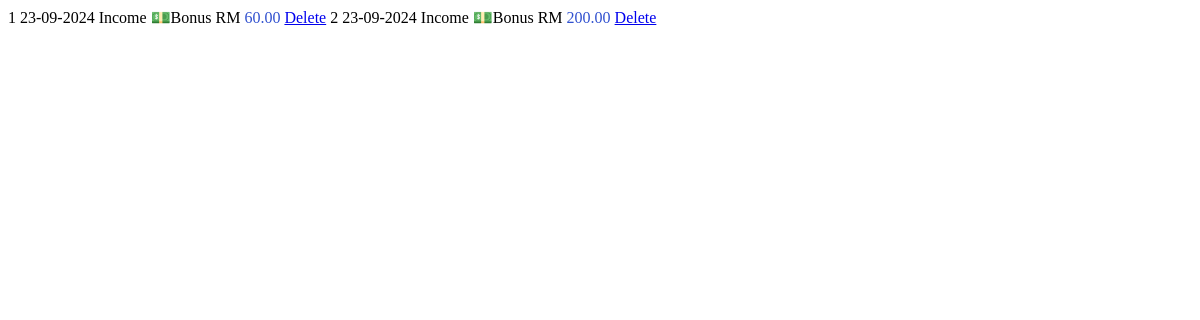
The page /this_month_table on the database as committed earlier.
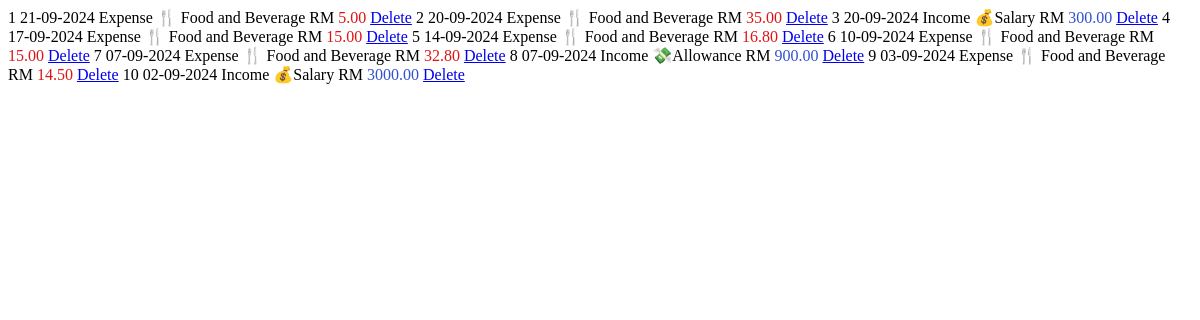
The same page on the database as committed later.
### application/models.py (models this page shows, shortened)
class add_incomes(db.Model):
    id = db.Column(db.Integer, primary_key=True)
    amount = db.Column(db.Double, nullable=False)
    category = db.Column(db.String(30),nullable=False)
    date = db.Column(db.DateTime, nullable=False)
    type = db.Column(db.String(10), nullable=False, default= 'Income')
    nota = db.Column(db.String(15))

class add_expenses(db.Model):
    id = db.Column(db.Integer, primary_key=True)
    amount = db.Column(db.Double, nullable=False)
    category = db.Column(db.String(30),nullable=False)
    date = db.Column(db.DateTime, nullable=False)
    type = db.Column(db.String(10), nullable=False, default= 'Expense')
    nota = db.Column(db.String(15))

### application/routes.py (the view)
@app.route('/this_month_table')
def this_month_table():
    current_year = datetime.now().year
    current_month = datetime.now().month
    current_year_month = f'{current_year}-{current_month:02d}'
    expenses = add_expenses.query.filter(func.strftime('%Y-%m', add_expenses.date) == current_year_month).all()
    incomes = add_incomes.query.filter(func.strftime('%Y-%m', add_incomes.date) == current_year_month).all()
    entries = combine_table(expenses,incomes)
    return render_template('default_table.html', entries=entries)

### application/routes.py (called while the page is built)
def combine_table(expenses,incomes):
    entries = []
    for expense in expenses:
        entries.append({
            'id': expense.id,
            'date': expense.date,
            'type': expense.type,
            'category': expense.category,
            'amount': expense.amount,
            'nota': expense.nota
        })
    for income in incomes:
        entries.append({
            'id': income.id,
            'date': income.date,
            'type': income.type,
            'category': income.category,
            'amount': income.amount,
            'nota': income.nota
        })
    entries.sort(key=lambda x: x['date'], reverse=True)
    return entries

### application/templates/default_table.html (shortened to what this page needs)
{% for entry in entries %}
<tr>
    <th scope="row">{{loop.index}}</th>
    <td>{{entry.date.strftime("%d-%m-%Y")}}</td>
    <td>{{entry.type}}</td>
    <td>{{entry.category }}</td>
    {% if entry.type == 'Expense' %}
    <td class="amount-field">RM <span style="color: rgb(223, 20, 20);">{{ "{:.2f}".format(entry.amount) }}</span></td>
    {% else %}
    <td class="amount-field">RM <span style="color: rgb(49, 81, 207);">{{ "{:.2f}".format(entry.amount) }}</span></td>
    {% endif %}
    <td><a href="{{ url_for('delete', entry_id = entry.id, entry_type=entry.type, entry_amount=entry.amount, entry_date=entry.date.strftime('%Y-%m-%d %H:%M:%S'), next=url_for('index'), type=entry.type ) }}"  class="btn btn-outline-danger btn-sm">Delete</a></td>
</tr>
{% endfor %}

Rows that differ between the two databases and show on the page:
removed add_incomes: date "23-09-2024", type "Income", category "💵Bonus", amount "60.00"
removed add_incomes: date "23-09-2024", type "Income", category "💵Bonus", amount "200.00"
added add_expenses: date "21-09-2024", type "Expense", category "🍴 Food and Beverage", amount "5.00"
added add_expenses: date "20-09-2024", type "Expense", category "🍴 Food and Beverage", amount "35.00"
added add_incomes: date "20-09-2024", type "Income", category "💰Salary", amount "300.00"
added add_expenses: date "17-09-2024", type "Expense", category "🍴 Food and Beverage", amount "15.00"
added add_expenses: date "14-09-2024", type "Expense", category "🍴 Food and Beverage", amount "16.80"
added add_expenses: date "10-09-2024", type "Expense", category "🍴 Food and Beverage", amount "15.00"
added add_expenses: date "07-09-2024", type "Expense", category "🍴 Food and Beverage", amount "32.80"
added add_incomes: date "07-09-2024", type "Income", category "💸Allowance", amount "900.00"
added add_expenses: date "03-09-2024", type "Expense", category "🍴 Food and Beverage", amount "14.50"
added add_incomes: date "02-09-2024", type "Income", category "💰Salary", amount "3000.00"
